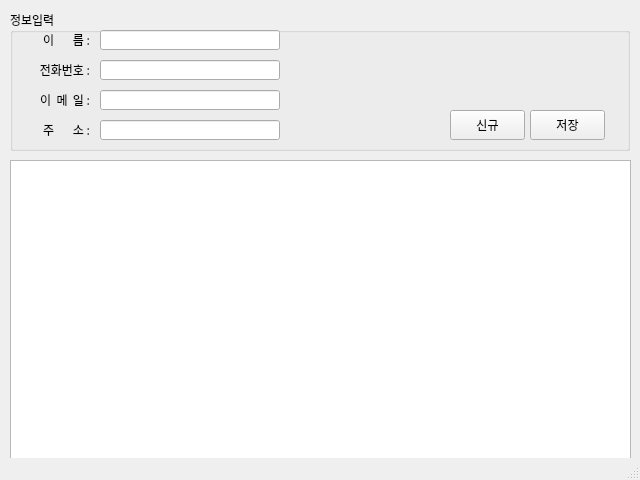
<?xml version="1.0" encoding="UTF-8"?>
<ui version="4.0">
 <class>MainWindow</class>
 <widget class="QMainWindow" name="MainWindow">
  <property name="geometry">
   <rect>
    <x>0</x>
    <y>0</y>
    <width>640</width>
    <height>480</height>
   </rect>
  </property>
  <property name="font">
   <font>
    <family>나눔고딕</family>
   </font>
  </property>
  <property name="windowTitle">
   <string>MainWindow</string>
  </property>
  <widget class="QWidget" name="centralwidget">
   <widget class="QGroupBox" name="groupBox_2">
    <property name="geometry">
     <rect>
      <x>10</x>
      <y>10</y>
      <width>620</width>
      <height>141</height>
     </rect>
    </property>
    <property name="title">
     <string>정보입력</string>
    </property>
    <widget class="QLineEdit" name="txt1Name">
     <property name="geometry">
      <rect>
       <x>90</x>
       <y>20</y>
       <width>180</width>
       <height>20</height>
      </rect>
     </property>
     <property name="inputMethodHints">
      <set>Qt::ImhDigitsOnly</set>
     </property>
    </widget>
    <widget class="QLabel" name="label_1">
     <property name="geometry">
      <rect>
       <x>20</x>
       <y>50</y>
       <width>60</width>
       <height>20</height>
      </rect>
     </property>
     <property name="text">
      <string>전화번호 :</string>
     </property>
     <property name="alignment">
      <set>Qt::AlignRight|Qt::AlignTrailing|Qt::AlignVCenter</set>
     </property>
    </widget>
    <widget class="QLineEdit" name="txt3Email">
     <property name="geometry">
      <rect>
       <x>90</x>
       <y>80</y>
       <width>180</width>
       <height>20</height>
      </rect>
     </property>
    </widget>
    <widget class="QLabel" name="label_4">
     <property name="geometry">
      <rect>
       <x>20</x>
       <y>80</y>
       <width>60</width>
       <height>20</height>
      </rect>
     </property>
     <property name="text">
      <string>이  메  일 :</string>
     </property>
     <property name="alignment">
      <set>Qt::AlignRight|Qt::AlignTrailing|Qt::AlignVCenter</set>
     </property>
    </widget>
    <widget class="QLineEdit" name="txt2phNum">
     <property name="geometry">
      <rect>
       <x>90</x>
       <y>50</y>
       <width>180</width>
       <height>20</height>
      </rect>
     </property>
     <property name="inputMethodHints">
      <set>Qt::ImhFormattedNumbersOnly</set>
     </property>
    </widget>
    <widget class="QLabel" name="label_5">
     <property name="geometry">
      <rect>
       <x>20</x>
       <y>110</y>
       <width>60</width>
       <height>20</height>
      </rect>
     </property>
     <property name="text">
      <string>주       소 :</string>
     </property>
     <property name="alignment">
      <set>Qt::AlignRight|Qt::AlignTrailing|Qt::AlignVCenter</set>
     </property>
    </widget>
    <widget class="QLabel" name="label_6">
     <property name="geometry">
      <rect>
       <x>20</x>
       <y>20</y>
       <width>60</width>
       <height>20</height>
      </rect>
     </property>
     <property name="text">
      <string>이       름 :</string>
     </property>
     <property name="alignment">
      <set>Qt::AlignRight|Qt::AlignTrailing|Qt::AlignVCenter</set>
     </property>
    </widget>
    <widget class="QLineEdit" name="txt4Address">
     <property name="geometry">
      <rect>
       <x>90</x>
       <y>110</y>
       <width>180</width>
       <height>20</height>
      </rect>
     </property>
     <property name="inputMethodHints">
      <set>Qt::ImhDigitsOnly</set>
     </property>
    </widget>
    <widget class="QPushButton" name="ubtnNew">
     <property name="geometry">
      <rect>
       <x>440</x>
       <y>100</y>
       <width>75</width>
       <height>30</height>
      </rect>
     </property>
     <property name="text">
      <string>신규</string>
     </property>
    </widget>
    <widget class="QPushButton" name="ubtnSave">
     <property name="geometry">
      <rect>
       <x>520</x>
       <y>100</y>
       <width>75</width>
       <height>30</height>
      </rect>
     </property>
     <property name="text">
      <string>저장</string>
     </property>
    </widget>
   </widget>
   <widget class="QWidget" name="verticalLayoutWidget">
    <property name="geometry">
     <rect>
      <x>10</x>
      <y>160</y>
      <width>621</width>
      <height>301</height>
     </rect>
    </property>
    <layout class="QVBoxLayout" name="verticalLayout">
     <item>
      <widget class="QTableWidget" name="tblAddres"/>
     </item>
    </layout>
   </widget>
  </widget>
  <widget class="QStatusBar" name="stbCurrent"/>
 </widget>
 <resources/>
 <connections/>
</ui>
